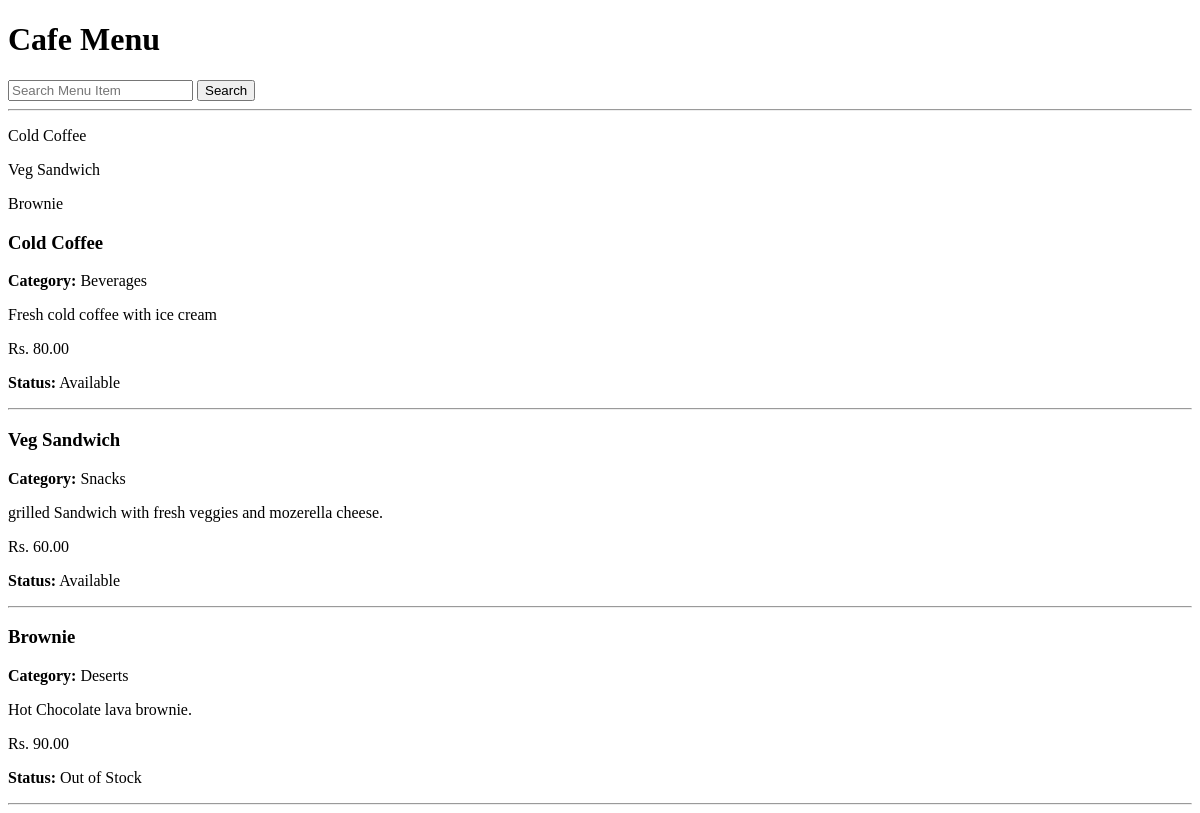
/menu/, run on an earlier commit of the app's database.
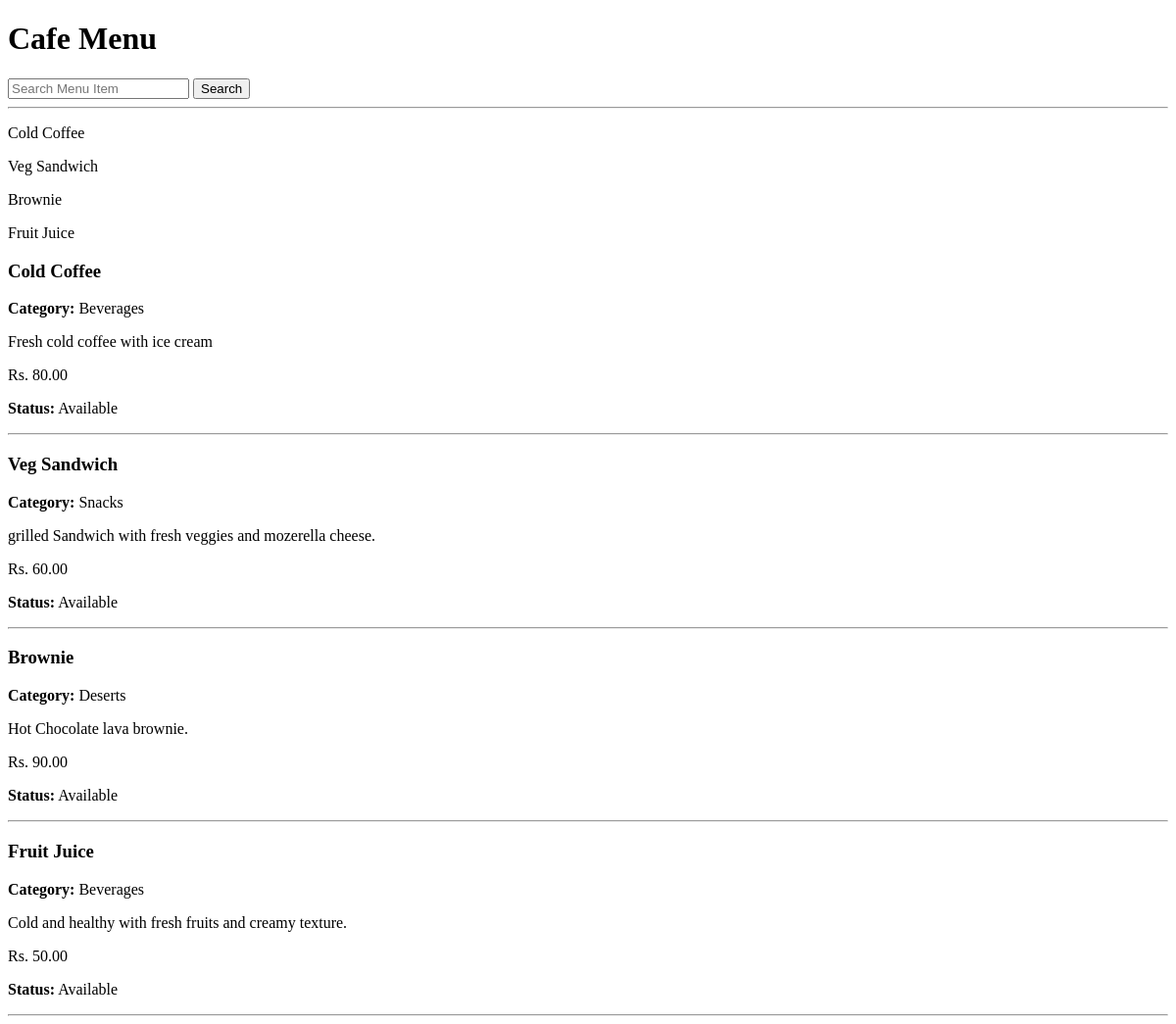
And on a later commit of the database.
### cafe/models.py (models this page shows, shortened)
class MenuItem(models.Model):
    name = models.CharField(max_length=100)
    description = models.TextField()
    price = models.DecimalField(max_digits=8, decimal_places=2)
    available = models.BooleanField(default=True)
    category = models.ForeignKey(
        Category,
        on_delete = models.CASCADE,
        null = True,
        blank = True
    )

class Category(models.Model) :
    name = models.CharField(max_length = 100)

### cafe/views.py (the view)
# urls.py: path('menu/', views.menu_list, name = 'menu'),
def menu_list(request):
    menu_items = MenuItem.objects.all()
    search_query = request.GET.get('search')
    if search_query:
        menu_items = menu_items.filter(
            name__icontains=search_query
        )
    category_id = request.GET.get('category')
    if category_id:
        menu_items = menu_items.filter(
            category_id=category_id
        )
    categories = Category.objects.all()
    return render(
        request,
        'cafe/menu_list.html',
        {
            'menu_items': menu_items,
            'categories': categories
        }
    )

### cafe/templates/cafe/menu_list.html (shortened to what this page needs)
<!DOCTYPE html>
<html>
<head>
</head>
<body>
<h1>Cafe Menu</h1>
<form method="GET">
   <input type="text" name="search" placeholder="Search Menu Item">
   <button type="submit">Search</button>
</form>
<hr>
{% if menu_items %}
    {% for item in menu_items %}
        <p>{{ item.name }}</p>
    {% endfor %}
{% else %}
    <p>No menu items found.</p>
{% endif %}
{% for item in menu_items %}
    <h3>{{ item.name }}</h3>
    <p><strong>Category:</strong> {{ item.category.name }}</p>
    <p>{{ item.description }}</p>
    <p>Rs. {{ item.price }}</p>
    <p><strong>Status:</strong>
        {% if item.available %}
            Available
        {% else %}
            Out of Stock
        {% endif %}
    </p>
    <hr>
{% endfor %}
</body>
</html>

What changed in the data, as far as the page shows it:
changed MenuItem "Brownie": available "Out of Stock" → "Available"
added MenuItem: name "Fruit Juice", category.name "Beverages", description "Cold and healthy with fresh fruits and creamy texture.", price "50.00", available "Available"
